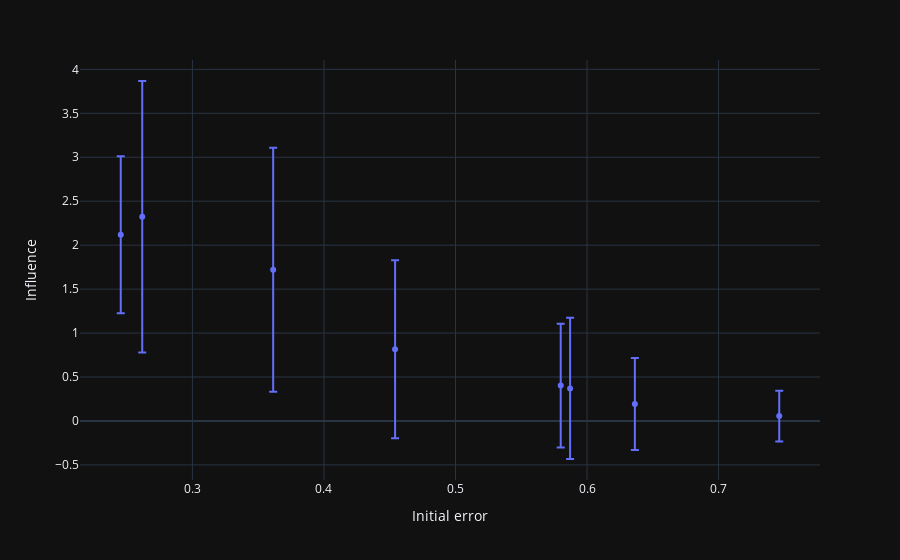

Notebook code for this chart:
### Code cell
influence = []
for r in results:
    sol = r.m / np.sum(r.m, axis=1)[:, None]
    influence_ = np.sum(sol, axis=0)
    influence.append(influence_)
    
influence_mean = np.mean(influence, axis=0)
influence_std = np.std(influence, axis=0)
influence_ci = 1.96 * influence_std / np.sqrt(len(influence))
px.scatter(x=np.abs(init_belief-correct_belief), y=influence_mean, error_y=influence_std, labels={'x': 'Initial error', 'y': 'Influence'})

### Figure 1 — Plotly figure (JSON) as saved in the notebook; plotly's stock layout.template omitted (floating-point values rounded to 4 significant figures)
{"data": [{"error_y": {"array": [1.012, 0.523, 1.545, 1.388, 0.8933, 0.8034, 0.2891, 0.7038]}, "hovertemplate": "Initial error=%{x}<br>Influence=%{y}<extra></extra>", "legendgroup": "", "marker": {"color": "#636efa", "symbol": "circle"}, "mode": "markers", "name": "", "orientation": "v", "showlegend": false, "x": [0.4541, 0.6364, 0.2618, 0.3614, 0.2455, 0.5871, 0.7461, 0.58], "xaxis": "x", "y": [0.816, 0.193, 2.323, 1.72, 2.119, 0.3706, 0.05596, 0.4023], "yaxis": "y", "type": "scatter"}], "layout": {"xaxis": {"anchor": "y", "domain": [0.0, 1.0], "title": {"text": "Initial error"}}, "yaxis": {"anchor": "x", "domain": [0.0, 1.0], "title": {"text": "Influence"}}, "legend": {"tracegroupgap": 0}, "margin": {"t": 60}}}
